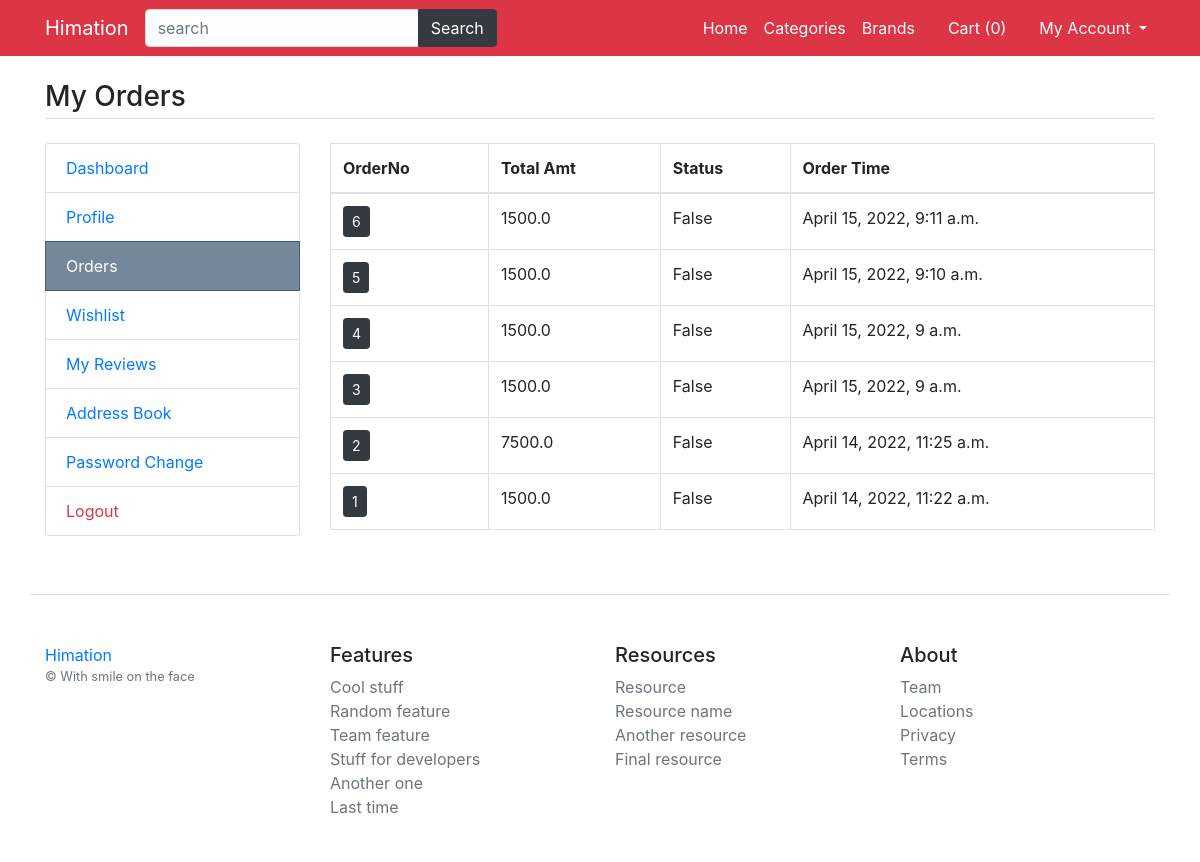
The app's page /my-orders (signed in) with its own data.
### main/models.py (models this page shows)
class CartOrder(models.Model):
    user=models.ForeignKey(User,on_delete=models.CASCADE)
    total_amt=models.FloatField()
    paid_status=models.BooleanField(default=False)
    order_dt=models.DateTimeField(auto_now_add=True)
    order_status=models.CharField(choices=status_choice,default='process',max_length=150)
    class Meta:
        verbose_name_plural='8. Orders'

### main/views.py (the view)
# urls.py: path('my-orders', views.my_orders, name='my_orders'),
def my_orders(request):
    orders = CartOrder.objects.filter(user=request.user).order_by('-id')
    return render(request, 'user/orders.html', {'orders': orders})

### main/template_context.py (called while the page is built)
def get_filters(request):
	cats=Product.objects.distinct().values('category__title','category__id')
	brands=Product.objects.distinct().values('brand__title','brand__id')
	colors=ProductAttribute.objects.distinct().values('color__title','color__id','color__color_code')
	sizes=ProductAttribute.objects.distinct().values('size__title','size__id')
	minMaxPrice=ProductAttribute.objects.aggregate(Min('price'),Max('price'))
	data={
		'cats':cats,
		'brands':brands,
		'colors':colors,
		'sizes':sizes,
		'minMaxPrice':minMaxPrice,
	}
	return data

### main/templates/user/orders.html
{% extends 'base.html' %}
{% load static %}
{% block content %}
<main class="container my-4">
	<h3 class="my-4 border-bottom pb-1">My Orders</h3>
	<div class="row">
		<div class="col-md-3">
			{% include 'user/user-sidebar.html' %}
		</div>
		<div class="col-md-9">
			<div class="table-responsive">
				<table class="table-bordered table">
					<thead>
						<tr>
							<th>OrderNo</th>
							<th>Total Amt</th>
							<th>Status</th>
							<th>Order Time</th>
						</tr>
					</thead>
					<tbody>
						{% for order in orders %}
						<tr>
							<td><a href="{% url 'my_order_items' order.id %}" class="btn btn-sm btn-dark">{{order.id}}</a></td>
							<td>{{order.total_amt}}</td>
							<td>{{order.paid_status}}</td>
							<td>{{order.order_dt}}</td>
						</tr>
						{% endfor %}
					</tbody>
				</table>
			</div>
		</div>
	</div>
</main>
{% endblock %}

### main/templates/base.html (shortened to what this page needs)
{% load static %}
<!DOCTYPE html>
<html>
  <head>
    <link
      rel="stylesheet"
      type="text/css"
      href="{% static 'fontawesome-free/css/all.min.css' %}"
    />
    <link
      rel="stylesheet"
      type="text/css"
      href="{% static 'bs4/bootstrap.min.css' %}"
    />
    <link rel="stylesheet" type="text/css" href="{% static 'custom.css' %}" />
  </head>
  <body>
    <nav class="navbar navbar-expand-lg navbar-dark bg-danger">
      <div class="container">
        <a class="navbar-brand" href="/">Himation</a>
        <div class="collapse navbar-collapse" id="navbarNav">
          <form class="form-inline my-2 my-lg-0" action="/search">
            <div class="input-group">
              <input
                name="q"
                type="text"
                class="form-control"
                placeholder="search"
              />
              <div class="input-group-append">
                <button class="btn btn-dark" type="submit" id="button-addon2">
                  Search
                </button>
              </div>
            </div>
          </form>
          <ul class="navbar-nav ml-auto">
            <li class="nav-item">
              <a class="nav-link text-white" href="/">Home</a>
            </li>
            <li class="nav-item">
              <a class="nav-link text-white" href="{% url 'category-list' %}"
                >Categories</a
              >
            </li>
            <li class="nav-item">
              <a class="nav-link text-white" href="{% url 'brand-list' %}"
                >Brands</a
              >
            </li>
            <li class="nav-item">
              <a class="nav-link text-white" href="{% url 'cart' %}"
                ><i class="fa fa-shopping-cart"></i> Cart (<span
                  class="cart-list"
                  >{{request.session.cartdata|length}}</span
                >)</a
              >
            </li>
            <li class="nav-item dropdown">
              <a
                class="nav-link text-white dropdown-toggle"
                href="#"
                id="navbarDropdown"
                role="button"
                data-toggle="dropdown"
                aria-haspopup="true"
                aria-expanded="false"
              >
                <i class="fa fa-user"></i> My Account
              </a>
            </li>
          </ul>
        </div>
      </div>
    </nav>
    {% block content %} {% endblock %}
    <footer class="pt-4 my-md-5 pt-md-5 border-top container">
      <div class="row">
        <div class="col-12 col-md">
          <a href="#">Himation</a>
          <small class="d-block mb-3 text-muted"
            >&copy; With smile on the face</small
          >
        </div>
        <div class="col-6 col-md">
          <h5>Features</h5>
          <ul class="list-unstyled text-small">
            <li><a class="text-muted" href="#">Cool stuff</a></li>
            <li><a class="text-muted" href="#">Random feature</a></li>
            <li><a class="text-muted" href="#">Team feature</a></li>
            <li><a class="text-muted" href="#">Stuff for developers</a></li>
            <li><a class="text-muted" href="#">Another one</a></li>
            <li><a class="text-muted" href="#">Last time</a></li>
          </ul>
        </div>
        <div class="col-6 col-md">
          <h5>Resources</h5>
          <ul class="list-unstyled text-small">
            <li><a class="text-muted" href="#">Resource</a></li>
            <li><a class="text-muted" href="#">Resource name</a></li>
            <li><a class="text-muted" href="#">Another resource</a></li>
            <li><a class="text-muted" href="#">Final resource</a></li>
          </ul>
        </div>
        <div class="col-6 col-md">
          <h5>About</h5>
          <ul class="list-unstyled text-small">
            <li><a class="text-muted" href="#">Team</a></li>
            <li><a class="text-muted" href="#">Locations</a></li>
            <li><a class="text-muted" href="#">Privacy</a></li>
            <li><a class="text-muted" href="#">Terms</a></li>
          </ul>
        </div>
      </div>
      <!DOCTYPE html>
      <html lang="en">
        <head>
        </head>
        <body>
        </body>
      </html>
    </footer>
  </body>
</html>

### main/templates/user/user-sidebar.html (shortened to what this page needs)
<div class="list-group">
  <a
    href="{% url 'my_dashboard' %}"
    class="list-group-item {% if request.path == '/my-dashboard' %}active {% endif %}"
    >Dashboard</a
  >
  <a
    href="{% url 'edit-profile' %}"
    class="list-group-item {% if request.path == '/edit-profile' %}active {% endif %}"
    >Profile</a
  >
  <a
    href="{% url 'my_orders' %}"
    class="list-group-item {% if request.path == '/my-orders' %}active {% endif %}"
    >Orders</a
  >
  <a
    href="{% url 'my_wishlist' %}"
    class="list-group-item {% if request.path == '/my-wishlist' %}active {% endif %}"
    >Wishlist</a
  >
  <a
    href="{% url 'my-reviews' %}"
    class="list-group-item {% if request.path == '/my-reviews' %}active {% endif %}"
    >My Reviews</a
  >
  <a
    href="{% url 'my-addressbook' %}"
    class="list-group-item {% if request.path == '/my-addressbook' %}active {% endif %}"
    >Address Book</a
  >
  <a
    href="{% url 'password_change' %}"
    class="list-group-item {% if request.path == '/accounts/password_change/' %}active {% endif %}"
    >Password Change</a
  >
  <a href="{% url 'logout' %}" class="text-danger list-group-item">Logout</a>
</div>

### main/templates/user/user-sidebar.html (style rules this page uses)
.list-group-item.active { background-color: #2c4866a6 !important; border-color: #2c4866a6 !important; }

### records on screen
CartOrder: id "6", total_amt "1500.0", paid_status "False", order_dt "April 15, 2022, 9:11 a.m."
CartOrder: id "5", total_amt "1500.0", paid_status "False", order_dt "April 15, 2022, 9:10 a.m."
CartOrder: id "4", total_amt "1500.0", paid_status "False", order_dt "April 15, 2022, 9 a.m."
CartOrder: id "3", total_amt "1500.0", paid_status "False", order_dt "April 15, 2022, 9 a.m."
CartOrder: id "2", total_amt "7500.0", paid_status "False", order_dt "April 14, 2022, 11:25 a.m."
CartOrder: id "1", total_amt "1500.0", paid_status "False", order_dt "April 14, 2022, 11:22 a.m."

### other values on screen
{{ request.session.cartdata|length }} "0"
